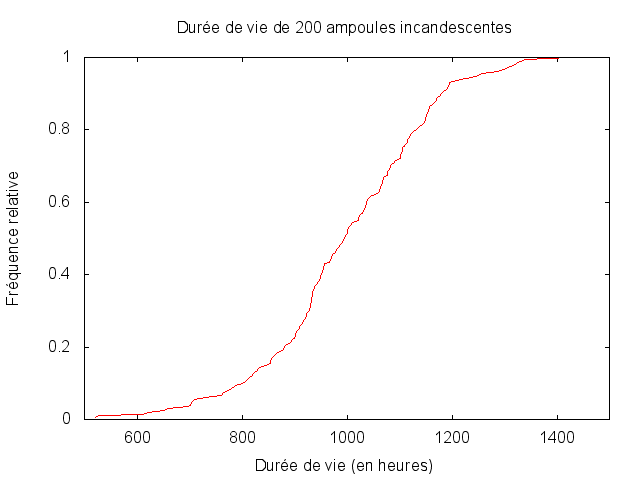

Recreate this plot in gnuplot.
set terminal png
unset key
set output 'ogive-lampes.png'
set datafile separator ","
set title "Durée de vie de 200 ampoules incandescentes"
set xlabel "Durée de vie (en heures)"
set ylabel "Fréquence relative"
set xrange [500:1500]
set yrange [0:1]
plot 'lampes-trie.dat' using 1:(1./200.) smooth cumulative
